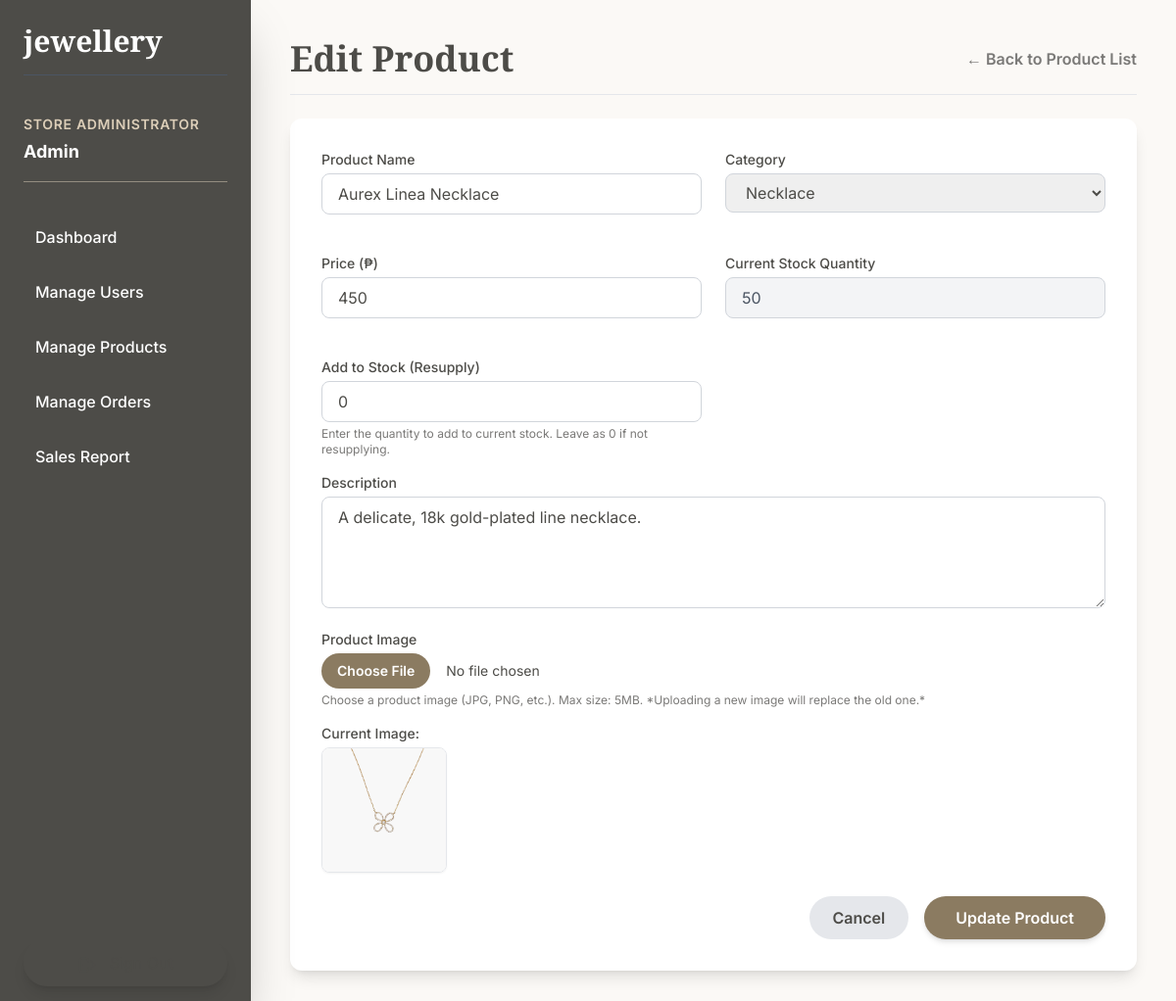
The app's page /edit_product.php?id=7 (signed in) with its own data.
### tables this page shows
CREATE TABLE `user` (
  `User_ID` int(11) NOT NULL,
  `Name` varchar(255) NOT NULL,
  `Email` varchar(255) NOT NULL,
  `Password` varchar(255) DEFAULT NULL,
  `Phone` int(11) DEFAULT NULL,
  `Address` varchar(255) DEFAULT NULL,
  `Profile_Picture` varchar(255) DEFAULT NULL,
  `Role` varchar(255) NOT NULL,
  `Is_Logged_In` tinyint(1) NOT NULL DEFAULT 0,
  `user_secret_key` varchar(255) DEFAULT NULL,
  `last_2fa_verification` datetime DEFAULT NULL,
  `google_id` varchar(255) DEFAULT NULL
);

CREATE TABLE `product` (
  `Product_ID` int(11) NOT NULL,
  `Category_ID` int(11) NOT NULL,
  `Name` varchar(255) NOT NULL,
  `Description` varchar(255) NOT NULL,
  `Price` int(11) NOT NULL,
  `Stock` varchar(255) NOT NULL,
  `Availability` varchar(255) NOT NULL,
  `Images` varchar(255) NOT NULL,
  `Rating` varchar(255) NOT NULL,
  `Avg_Rating` decimal(3,2) DEFAULT 0.00,
  `Rating_Count` int(11) DEFAULT 0
);

CREATE TABLE `category` (
  `Category_ID` int(11) NOT NULL,
  `Category_Name` varchar(255) NOT NULL
);

### edit_product.php (the view, shortened to what this page needs)
<?php
require_once 'db_connect.php';
 $userName = '';
if (isset($_SESSION['User_ID'])) {
    $user_id = $_SESSION['User_ID'];
    $stmt_name = $pdo->prepare("SELECT Name FROM user WHERE User_ID = :user_id");
    $stmt_name->bindParam(':user_id', $user_id, PDO::PARAM_INT);
    $stmt_name->execute();
    $result_name = $stmt_name->fetch();
    if ($result_name) {
        $userName = htmlspecialchars($result_name['Name']);
    }
}
 $product_id = $_GET['id'] ?? null;
 $is_editing = $product_id !== null;
 $product = [];
 $categories = [];
try {
    $stmt_cat = $pdo->query("SELECT Category_ID, Category_Name FROM category ORDER BY Category_Name");
    $categories = $stmt_cat->fetchAll(PDO::FETCH_ASSOC);
    if ($is_editing) {
        $stmt_product = $pdo->prepare("SELECT * FROM product WHERE Product_ID = :id");
        $stmt_product->bindParam(':id', $product_id, PDO::PARAM_INT);
        $stmt_product->execute();
        $product = $stmt_product->fetch(PDO::FETCH_ASSOC);
    }
} catch (PDOException $e) {
    $message = "Database Error: " . $e->getMessage();
    $message_type = 'error';
    error_log("Product CRUD Error: " . $e->getMessage());
}
?>
<!DOCTYPE html>
<html lang="en">
<head>
    <script src="https://cdn.tailwindcss.com"></script>
</head>
<body class="flex antialiased">
    <div class="w-64 admin-sidebar h-screen p-6 fixed flex flex-col shadow-2xl">
        <h1 class="font-serif text-white text-3xl font-bold mb-10 border-b border-gray-600 pb-4">jewellery</h1>
        <div class="text-white mb-8 border-b border-teal-light/50 pb-4">
            <p class="font-semibold text-sm text-teal-light uppercase tracking-wider">Store Administrator</p>
            <p class="text-lg font-bold text-white mt-1"><?= $userName ?></p>
        </div>
        <ul class="space-y-2 flex-grow">
            <li><a href="admin_dashboard.php" class="block p-3 rounded text-white nav-link hover:bg-brand-teal transition-all">
                <span class="font-medium">Dashboard</span>
            </a></li>
            <li><a href="manage_users.php" class="block p-3 rounded text-white nav-link hover:bg-brand-teal transition-all">
                <span class="font-medium">Manage Users</span>
            </a></li>
            <li><a href="manage_products.php" class="block p-3 rounded text-white nav-link hover:bg-brand-teal transition-all">
                <span class="font-medium">Manage Products</span>
            </a></li>
            <li><a href="manage_orders.php" class="block p-3 rounded text-white nav-link hover:bg-brand-teal transition-all">
                <span class="font-medium">Manage Orders</span>
            </a></li>
             <li><a href="manage_report.php" class="block p-3 rounded text-white hover:bg-brand-teal hover:shadow-md transition-all">
                <span class="font-medium">Sales Report</span>
            </a></li>
        </ul>
        <a href="logout.php" class="mt-auto block w-full text-center p-3 rounded-full logout-btn shadow-lg">
            <svg class="w-5 h-5 inline-block mr-2" fill="none" stroke="currentColor" viewBox="0 0 24 24" xmlns="http://www.w3.org/2000/svg"><path stroke-linecap="round" stroke-linejoin="round" stroke-width="2" d="M17 16l4-4m0 0l-4-4m4 4H7m6 4v1a3 3 0 01-3 3H6a3 3 0 01-3-3V7a3 3 0 013-3h4a3 3 0 013 3v1"></path></svg>
        </a>
    </div>
    <div class="flex-1 ml-64 p-10">
        <div class="flex justify-between items-center mb-6 border-b border-gray-200 pb-4">
            <h2 class="font-serif text-4xl font-bold text-brand-dark"><?= $is_editing ? 'Edit Product' : 'Add New Product' ?></h2>
            <a href="manage_products.php" class="font-semibold text-brand-subtext hover:text-brand-dark transition-colors flex items-center">
                &larr; Back to Product List
            </a>
        </div>
        <div class="bg-white p-8 rounded-xl shadow-lg max-w-4xl mx-auto">
            <form method="POST" enctype="multipart/form-data">
                <div class="grid grid-cols-1 md:grid-cols-2 gap-6">
                    <div class="mb-4">
                        <label for="name" class="block text-sm font-medium text-brand-dark mb-1">Product Name</label>
                        <input type="text" id="name" name="name" value="<?= htmlspecialchars($product['Name'] ?? '') ?>" required
                               class="w-full px-4 py-2 border border-gray-300 rounded-lg focus:ring-brand-teal focus:border-brand-teal transition">
                    </div>
                    <div class="mb-4">
                        <label for="category_id" class="block text-sm font-medium text-brand-dark mb-1">Category</label>
                        <select id="category_id" name="category_id" required
                                 class="w-full px-4 py-2 border border-gray-300 rounded-lg focus:ring-brand-teal focus:border-brand-teal transition">
                            <?php foreach ($categories as $cat): ?>
                                <option value="<?= $cat['Category_ID'] ?>"
                                    <?= (isset($product['Category_ID']) && $product['Category_ID'] == $cat['Category_ID']) ? 'selected' : '' ?>>
                                    <?= htmlspecialchars($cat['Category_Name']) ?>
                                </option>
                            <?php endforeach; ?>
                        </select>
                    </div>
                    <div class="mb-4">
                        <label for="price" class="block text-sm font-medium text-brand-dark mb-1">Price (₱)</label>
                        <input type="number" step="0.01" id="price" name="price" value="<?= htmlspecialchars($product['Price'] ?? '') ?>" required
                               class="w-full px-4 py-2 border border-gray-300 rounded-lg focus:ring-brand-teal focus:border-brand-teal transition">
                    </div>
                    <?php if (!$is_editing): ?>
                    <div class="mb-4">
                        <label for="stock" class="block text-sm font-medium text-brand-dark mb-1">Initial Stock Quantity</label>
                        <input type="number" id="stock" name="stock" value="" required
                               class="w-full px-4 py-2 border border-gray-300 rounded-lg focus:ring-brand-teal focus:border-brand-teal transition">
                    </div>
                    <?php else: ?>
                    <div class="mb-4">
                        <label class="block text-sm font-medium text-brand-dark mb-1">Current Stock Quantity</label>
                        <input type="text" value="<?= htmlspecialchars($product['Stock'] ?? 0) ?>" readonly
                               class="w-full px-4 py-2 border border-gray-300 rounded-lg bg-gray-100 text-gray-600">
                    </div>
                    <div class="mb-4">
                        <label for="add_stock" class="block text-sm font-medium text-brand-dark mb-1">Add to Stock (Resupply)</label>
                        <input type="number" id="add_stock" name="add_stock" value="0" min="0"
                               class="w-full px-4 py-2 border border-gray-300 rounded-lg focus:ring-brand-teal focus:border-brand-teal transition">
                        <p class="text-xs text-brand-subtext mt-1">Enter the quantity to add to current stock. Leave as 0 if not resupplying.</p>
                    </div>
                    <?php endif; ?>
                </div>
                <div class="mb-4">
                    <label for="description" class="block text-sm font-medium text-brand-dark mb-1">Description</label>
                    <textarea id="description" name="description" rows="4" required
                              class="w-full px-4 py-2 border border-gray-300 rounded-lg focus:ring-brand-teal focus:border-brand-teal transition"><?= htmlspecialchars($product['Description'] ?? '') ?></textarea>
                </div>
                <div class="mb-6">
                    <label for="images" class="block text-sm font-medium text-brand-dark mb-1">Product Image</label>
                    <input type="file" id="images" name="images" accept="image/*"
                        class="block w-full text-sm text-brand-dark
                              file:mr-4 file:py-2 file:px-4
                              file:rounded-full file:border-0
                              file:text-sm file:font-semibold
                              file:bg-brand-teal file:text-white
                              hover:file:bg-brand-dark
                              transition">
                    <p class="text-xs text-brand-subtext mt-1">Choose a product image (JPG, PNG, etc.). Max size: 5MB. *Uploading a new image will replace the old one.*</p>
                    <?php if (!empty($product['Images'])): ?>
                        <div class="mt-4">
                             <p class="text-sm font-medium text-brand-dark mb-1">Current Image:</p>
                             <img src="<?= htmlspecialchars($product['Images']) ?>" alt="Product Image" class="rounded-lg max-h-32 object-cover border border-gray-200 shadow-sm">
                        </div>
                    <?php endif; ?>
                </div>
                <div class="flex justify-end gap-4 mt-6">
                    <a href="manage_products.php" class="bg-gray-200 text-brand-dark px-6 py-2.5 rounded-full font-semibold hover:bg-gray-300 transition-colors">
                        Cancel
                    </a>
                    <button type="submit" class="bg-brand-teal text-white px-8 py-2.5 rounded-full font-semibold hover:bg-opacity-90 transition-colors shadow-md">
                        <?= $is_editing ? 'Update Product' : 'Add Product' ?>
                    </button>
                </div>
            </form>
        </div>
    </div>
</body>
</html>

### edit_product.php (style rules this page uses)
body { font-family: 'Inter', sans-serif; background-color: #FBF9F6; color: #4D4C48; }
.admin-sidebar { background-color: #4D4C48; }

### records on screen
user: Name "Admin"
product: name "Aurex Linea Necklace", category_id "Necklace", price "450", Stock "50", description "A delicate, 18k gold-plated line necklace.", Images (picture)
